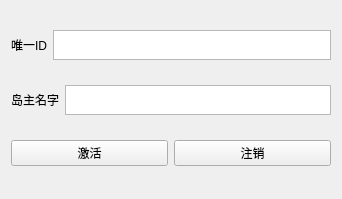
<?xml version="1.0" encoding="UTF-8"?>
<ui version="4.0">
 <class>ActivateClass</class>
 <widget class="QWidget" name="ActivateClass">
  <property name="geometry">
   <rect>
    <x>0</x>
    <y>0</y>
    <width>342</width>
    <height>199</height>
   </rect>
  </property>
  <property name="windowTitle">
   <string>Activate</string>
  </property>
  <layout class="QGridLayout" name="gridLayout">
   <item row="0" column="0" colspan="2">
    <layout class="QHBoxLayout" name="horizontalLayout">
     <item>
      <widget class="QLabel" name="label">
       <property name="text">
        <string>唯一ID</string>
       </property>
      </widget>
     </item>
     <item>
      <widget class="QTextEdit" name="textEdit">
       <property name="maximumSize">
        <size>
         <width>16777215</width>
         <height>30</height>
        </size>
       </property>
       <property name="sizeIncrement">
        <size>
         <width>0</width>
         <height>30</height>
        </size>
       </property>
      </widget>
     </item>
    </layout>
   </item>
   <item row="1" column="0" colspan="2">
    <layout class="QHBoxLayout" name="horizontalLayout_2">
     <item>
      <widget class="QLabel" name="label_2">
       <property name="text">
        <string>岛主名字</string>
       </property>
      </widget>
     </item>
     <item>
      <widget class="QTextEdit" name="textEdit_2">
       <property name="maximumSize">
        <size>
         <width>16777215</width>
         <height>30</height>
        </size>
       </property>
       <property name="sizeIncrement">
        <size>
         <width>0</width>
         <height>30</height>
        </size>
       </property>
      </widget>
     </item>
    </layout>
   </item>
   <item row="2" column="0">
    <widget class="QPushButton" name="activateButtun">
     <property name="text">
      <string>激活</string>
     </property>
    </widget>
   </item>
   <item row="2" column="1">
    <widget class="QPushButton" name="unActivateButtun">
     <property name="text">
      <string>注销</string>
     </property>
    </widget>
   </item>
  </layout>
 </widget>
 <layoutdefault spacing="6" margin="11"/>
 <resources>
  <include location="Activate.qrc"/>
 </resources>
 <connections/>
</ui>
